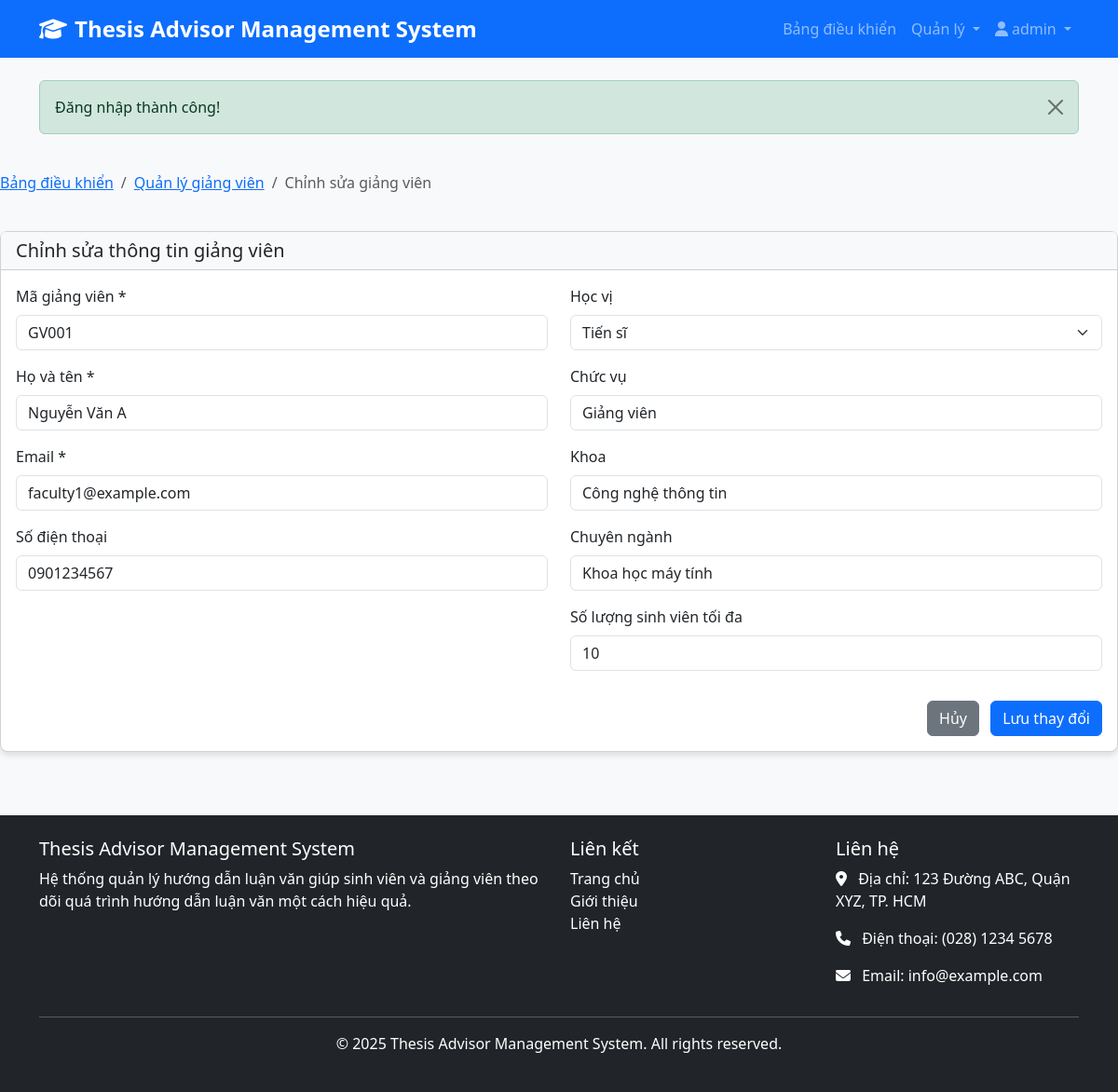
Page /admin/edit-lecturer.php?id=1 (signed in) on the committed database.
### tables this page shows
CREATE TABLE GiangVien (
    GiangVienID INT AUTO_INCREMENT PRIMARY KEY,
    UserID INT,
    MaGV VARCHAR(20) NOT NULL UNIQUE,
    HoTen VARCHAR(100) NOT NULL,
    HocVi VARCHAR(50),
    ChucVu VARCHAR(100),
    Email VARCHAR(100) NOT NULL,
    SoDienThoai VARCHAR(15),
    Khoa VARCHAR(100),
    ChuyenNganh VARCHAR(100),
    SoLuongSinhVienToiDa INT DEFAULT 10,
    FOREIGN KEY (UserID) REFERENCES Users(UserID) ON DELETE SET NULL
);

### admin/edit-lecturer.php (the view, shortened to what this page needs)
<?php
require_once '../includes/functions.php';
$lecturerId = $_GET['id'];
$conn = getDBConnection();
try {
    $stmt = $conn->prepare("SELECT * FROM GiangVien WHERE GiangVienID = :id");
    $stmt->bindParam(':id', $lecturerId);
    $stmt->execute();
    $lecturer = $stmt->fetch(PDO::FETCH_ASSOC);
} catch (PDOException $e) {
    setFlashMessage('Lỗi: ' . $e->getMessage(), 'danger');
    redirect('lecturers.php');
}
include '../includes/header.php';
?>
<div class="row mb-4">
    <div class="col-md-12">
        <nav aria-label="breadcrumb">
            <ol class="breadcrumb">
                <li class="breadcrumb-item"><a href="../dashboard.php">Bảng điều khiển</a></li>
                <li class="breadcrumb-item"><a href="lecturers.php">Quản lý giảng viên</a></li>
                <li class="breadcrumb-item active" aria-current="page">Chỉnh sửa giảng viên</li>
            </ol>
        </nav>
    </div>
</div>
<div class="row">
    <div class="col-md-12">
        <div class="card">
            <div class="card-header">
                <h5 class="card-title mb-0">Chỉnh sửa thông tin giảng viên</h5>
            </div>
            <div class="card-body">
                <form method="POST" action="">
                    <div class="row">
                        <div class="col-md-6">
                            <div class="mb-3">
                                <label for="maGV" class="form-label">Mã giảng viên *</label>
                                <input type="text" class="form-control" id="maGV" name="maGV" value="<?php echo htmlspecialchars($lecturer['MaGV']); ?>" required>
                            </div>
                            <div class="mb-3">
                                <label for="hoTen" class="form-label">Họ và tên *</label>
                                <input type="text" class="form-control" id="hoTen" name="hoTen" value="<?php echo htmlspecialchars($lecturer['HoTen']); ?>" required>
                            </div>
                            <div class="mb-3">
                                <label for="email" class="form-label">Email *</label>
                                <input type="email" class="form-control" id="email" name="email" value="<?php echo htmlspecialchars($lecturer['Email']); ?>" required>
                            </div>
                            <div class="mb-3">
                                <label for="soDienThoai" class="form-label">Số điện thoại</label>
                                <input type="text" class="form-control" id="soDienThoai" name="soDienThoai" value="<?php echo htmlspecialchars($lecturer['SoDienThoai']); ?>">
                            </div>
                        </div>
                        <div class="col-md-6">
                            <div class="mb-3">
                                <label for="hocVi" class="form-label">Học vị</label>
                                <select class="form-select" id="hocVi" name="hocVi">
                                    <option value="Tiến sĩ" <?php echo $lecturer['HocVi'] == 'Tiến sĩ' ? 'selected' : ''; ?>>Tiến sĩ</option>
                                </select>
                            </div>
                            <div class="mb-3">
                                <label for="chucVu" class="form-label">Chức vụ</label>
                                <input type="text" class="form-control" id="chucVu" name="chucVu" value="<?php echo htmlspecialchars($lecturer['ChucVu']); ?>">
                            </div>
                            <div class="mb-3">
                                <label for="khoa" class="form-label">Khoa</label>
                                <input type="text" class="form-control" id="khoa" name="khoa" value="<?php echo htmlspecialchars($lecturer['Khoa']); ?>">
                            </div>
                            <div class="mb-3">
                                <label for="chuyenNganh" class="form-label">Chuyên ngành</label>
                                <input type="text" class="form-control" id="chuyenNganh" name="chuyenNganh" value="<?php echo htmlspecialchars($lecturer['ChuyenNganh']); ?>">
                            </div>
                            <div class="mb-3">
                                <label for="soLuongSinhVienToiDa" class="form-label">Số lượng sinh viên tối đa</label>
                                <input type="number" class="form-control" id="soLuongSinhVienToiDa" name="soLuongSinhVienToiDa" value="<?php echo htmlspecialchars($lecturer['SoLuongSinhVienToiDa']); ?>" min="1">
                            </div>
                        </div>
                    </div>
                    <div class="text-end mt-3">
                        <a href="lecturers.php" class="btn btn-secondary me-2">Hủy</a>
                        <button type="submit" class="btn btn-primary">Lưu thay đổi</button>
                    </div>
                </form>
            </div>
        </div>
    </div>
</div>
<?php include '../includes/footer.php'; ?>

### assets/css/style.css (style rules this page uses)
body { font-family: 'Segoe UI', Tahoma, Geneva, Verdana, sans-serif; background-color: #f8f9fa; color: #333; }
.card { border-radius: 8px; box-shadow: 0 4px 6px rgba(0, 0, 0, 0.1); margin-bottom: 20px; transition: transform 0.3s ease; }
.card-header { font-weight: bold; background-color: #f8f9fa; }
.btn-primary { background-color: #0d6efd; border-color: #0d6efd; }

### rows in the picture
giangvien: maGV "GV001", hoTen "Nguyễn Văn A", email "faculty1@example.com", soDienThoai "0901234567", hocVi "Tiến sĩ", chucVu "Giảng viên", khoa "Công nghệ thông tin", chuyenNganh "Khoa học máy tính", soLuongSinhVienToiDa "10"

### other values in the picture
APP_NAME "Thesis Advisor Management System"
$_SESSION['username'] "admin"
$message "Đăng nhập thành công!"
